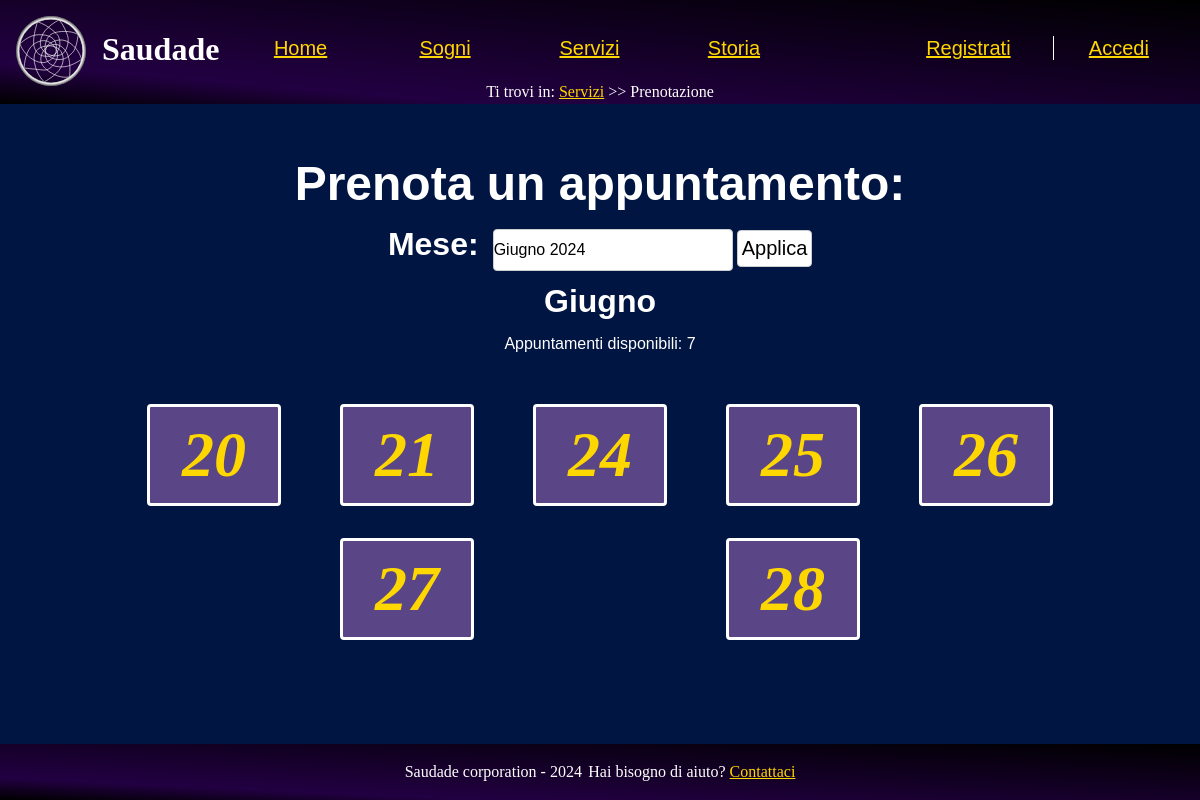
The app's page /src/php/calendario.php?data=6-2024, older data.
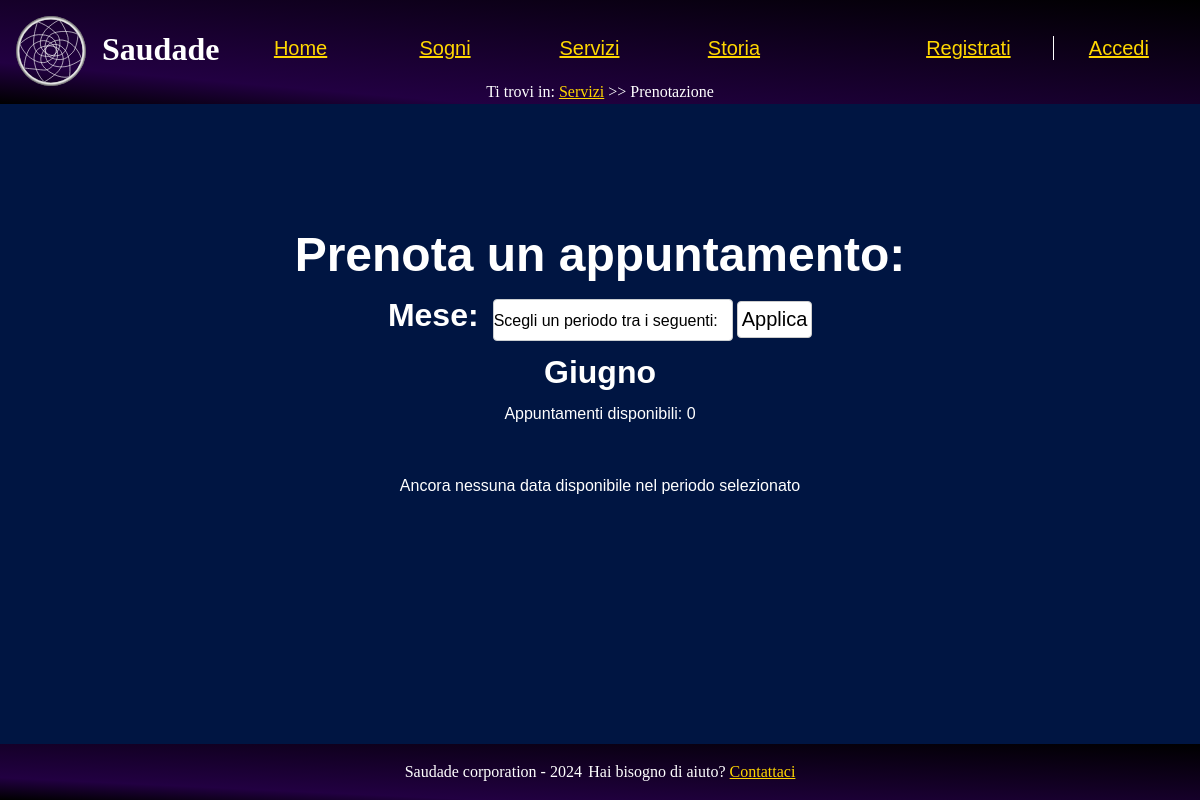
The same page, newer data.
### tables this page shows
CREATE TABLE prenotazioni (
  data DATE PRIMARY KEY,
  user_name VARCHAR(20),
  FOREIGN KEY (user_name) REFERENCES utenti(user_name) ON DELETE CASCADE ON UPDATE CASCADE,
  UNIQUE (user_name)
);

### src/php/functions.php (called while the page is built, shortened)
<?php
class Functions {
    private $connection;
    public function openDBConnection(){
        global $HOST_DB, $USERNAME, $PASSWORD, $DATABASE_NAME;
        $this->connection = mysqli_connect(
            $HOST_DB,
            $USERNAME,
            $PASSWORD,
            $DATABASE_NAME
        );
        $this->connection->set_charset("utf8");
        return mysqli_connect_errno() == 0;
    }
    public function getConnection(){
        return $this->connection;
    }
    public function executeQuery($query){
        if ($this->openDBConnection()) {
            $risultato = mysqli_query($this->connection, $query) or die("Errore di connessione" . mysqli_error($this->connection));
        } else {
            $risultato = null;
        }
        return $risultato;
    }
}

### src/php/calendario.php (the view, shortened to what this page needs)
<?php
    require_once("functions.php");
    $pagina = new newPage("../html/calendario.html", "Ottieni chip", "Ottieni il tuo chip", "Pagina prenotazione chip");
    $functions = new functions();
    $arrayMesi = array("", "Gennaio", "Febbraio", "Marzo", "Aprile", "Maggio", "Giugno", "Luglio", "Agosto", "Settembre", "Ottobre", "Novembre", "Dicembre");
    if(isset($_GET['data']) && !empty($_GET['data'])){
        $valore = $_GET['data'];
        $valori = explode('-', $valore);
        if(isset($valori[0]) && isset($valori[1])){
            $mese = $valori[0];
            $anno = $valori[1];
            if($mese>=1 && $mese <=12 && $anno>=date('Y')){
                $dataInput = new DateTime("$anno-$mese-01");
                if ($dataInput < new DateTime()) {
                    $dataInizioQuery = (new DateTime())->format("Y-m-d");
                } else {
                    $dataInizioQuery = $dataInput->format("Y-m-d");
                }
                $dataFineQuery = $anno."-".$mese."-"."31";
                $pagina->modificaHTML("{mesePrenotazione}", $arrayMesi[$mese]);
                $pagina->modificaHTML("{annoPrenotazione}", $anno);
                $functions->openDBConnection();
                $stmt = $functions->getConnection()->prepare("SELECT COUNT(DISTINCT data) AS num_date FROM prenotazioni WHERE user_name IS NULL AND data BETWEEN ? AND ?;");
                $stmt->bind_param("ss", $dataInizioQuery, $dataFineQuery);
                $stmt->execute();
                $risultato = $stmt->get_result();
                if ($risultato->num_rows > 0) {
                    $riga = $risultato->fetch_assoc();
                    $numeroAppuntamenti = $riga['num_date'];
                    $pagina->modificaHTML("{numeroAppuntamenti}", $numeroAppuntamenti);
                } else {
                    $pagina->modificaHTML("{numeroAppuntamenti}", "errore");
                }
                $stmt = $functions->getConnection()->prepare("SELECT DISTINCT(data) FROM prenotazioni WHERE user_name IS NULL AND data BETWEEN ? AND ?;");
                $stmt->bind_param("ss", $dataInizioQuery, $dataFineQuery);
                $stmt->execute();
                $risultato = $stmt->get_result();
                if($risultato == null)
                    $pagina->printErrorPage("Data non trovata");
                else{
                    if(mysqli_num_rows($risultato) > 0){
                        $placeHolderData = "";
                        foreach( $risultato as $row){
                            $giorno = substr($row['data'], 8, 2);
                            $giorno = ltrim($giorno, '0');
                            $placeHolderData .= "<li><a href=\"prenotazione.php?data=".$row['data']."\">".$giorno ."</a></li>";
                        }
                        $pagina->modificaHTML("{data}", $placeHolderData);
                    }else{
                        $pagina->modificaHTML("{data}", "Ancora nessuna data disponibile nel periodo selezionato");
                    }
                }
            }
        }else
            $pagina->modificaHTML("{data}", "Data selezionata non valida, scegliere una data esistente");
    }else{
        $pagina->modificaHTML("{data}", "Data selezionata non valida, scegliere una data esistente");
    }
    $dateTabella = $functions->executeQuery("SELECT DISTINCT YEAR(data) AS anno, MONTH(data) AS mese FROM prenotazioni;");
    if($dateTabella == null){
        $pagina->printErrorPage("Errore di connessione al server, riprovare più tardi");
    }else{
        $dateMenu = "";
        foreach($dateTabella as $row){
            if(isset($mese) && isset($anno) && $row['mese'] == $mese && $row['anno'] == $anno)
                $selezionato = "disabled selected";
            else
                $selezionato = "";
            $dateMenu .= "<option value=\"".$row['mese']."-".$row['anno']."\"".$selezionato."> ".$arrayMesi[$row['mese']]." ".$row['anno']." </option>";
        }
    }

Row changes from the older to the newer data that the page shows:
removed prenotazioni: data "20"
removed prenotazioni: data "21"
removed prenotazioni: data "24"
removed prenotazioni: data "25"
removed prenotazioni: data "26"
removed prenotazioni: data "27"
removed prenotazioni: data "28"
Text that changed along with them:
form field data: "Giugno 2024" → "Scegli un periodo tra i seguenti:"
text no longer shown: "Prenota un appuntamento: Mese: Giugno Appuntamenti disponibili: 7 Saudade corporation - 2024 Hai bisogno di aiuto? Contattaci"
text now shown: "Prenota un appuntamento: Mese: Giugno Appuntamenti disponibili: 0 Ancora nessuna data disponibile nel periodo selezionato Saudade corporation - 2024 Hai bisogno di aiuto? Contattaci"
